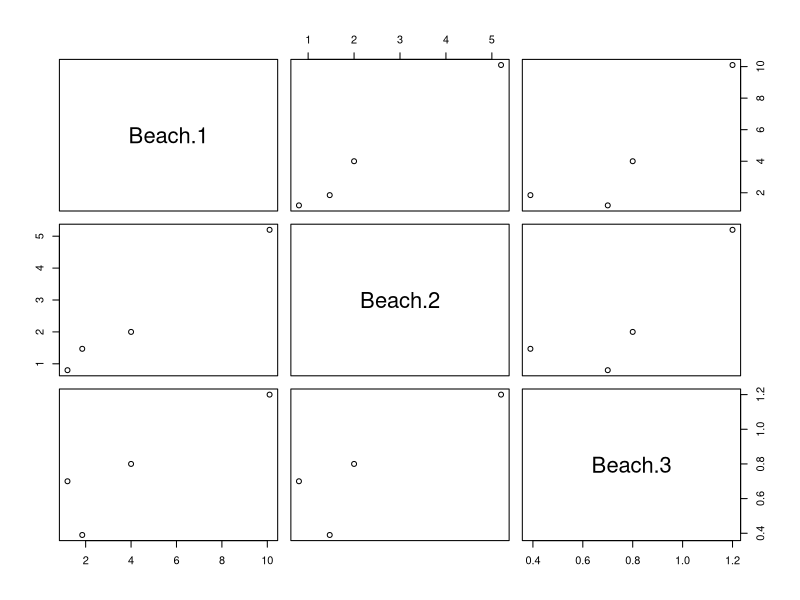
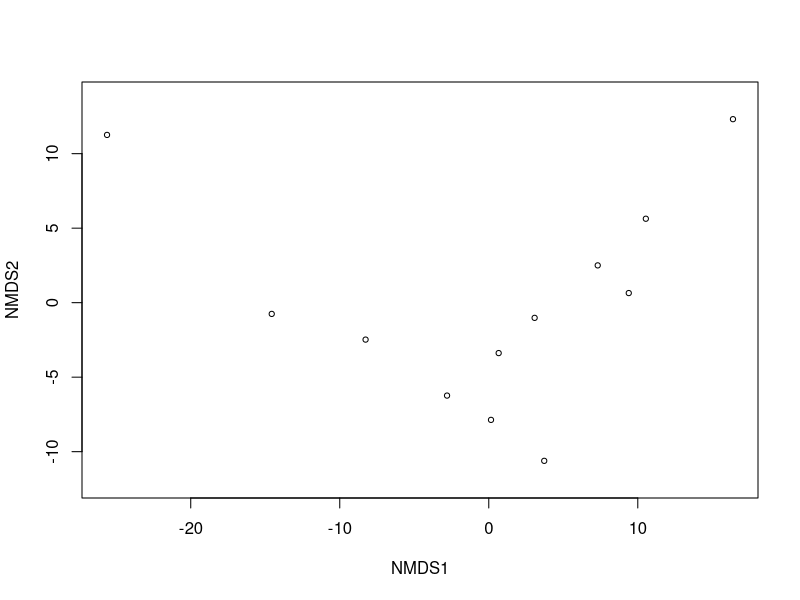
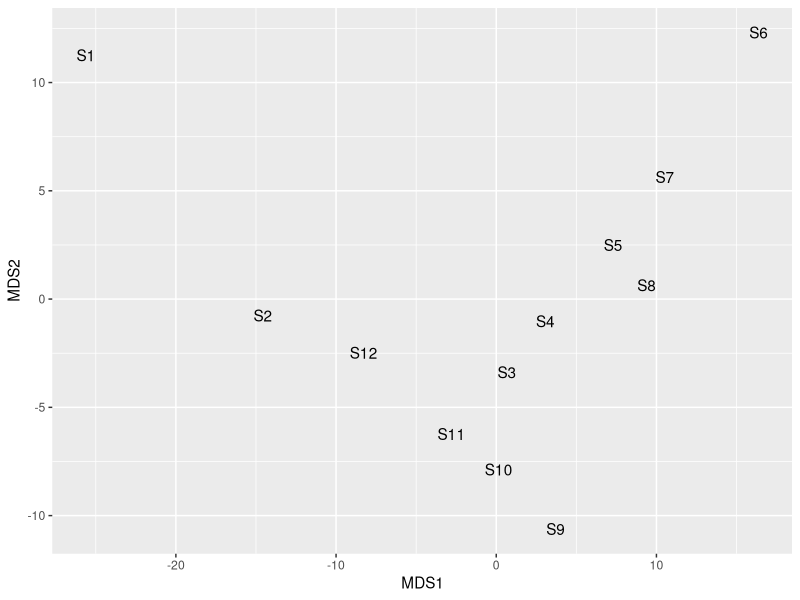
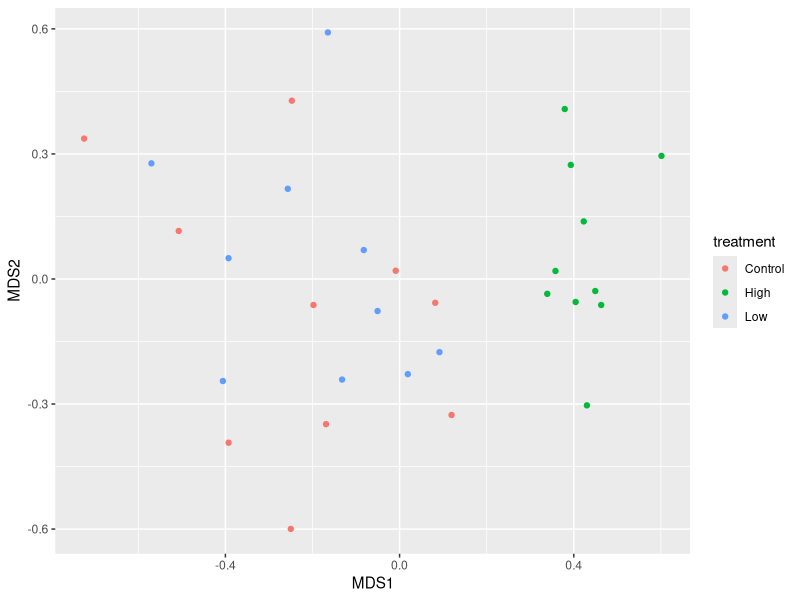
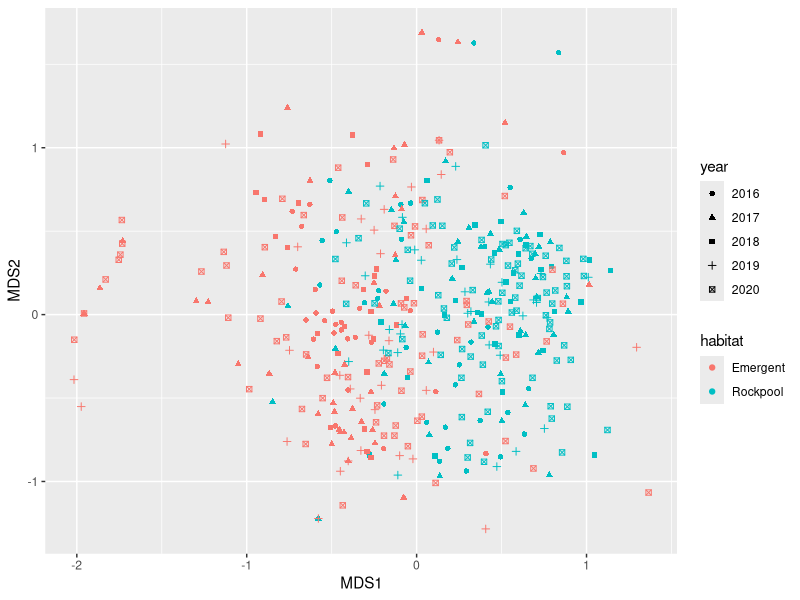
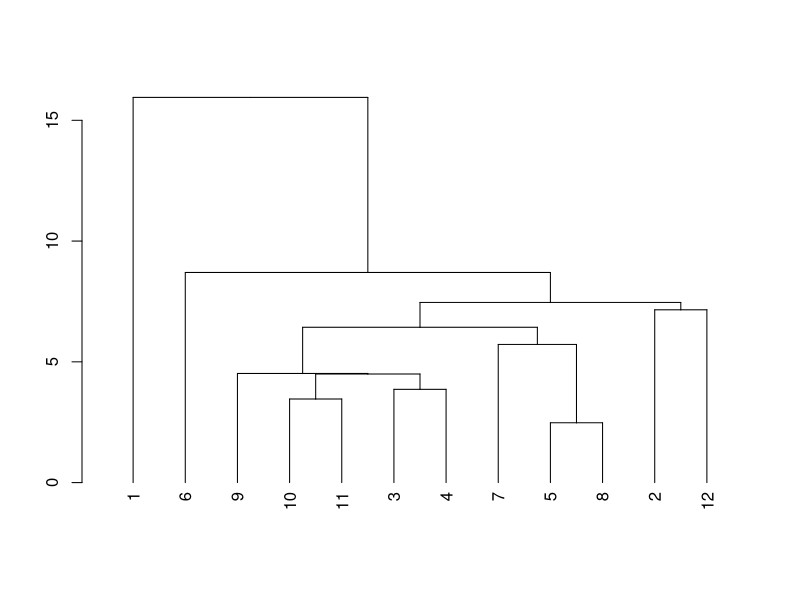

Write R code to recreate these figures, in order.
## ---- chunk 1
knitr::opts_chunk$set(echo = TRUE)
## ---- chunk 2

library(dplyr)
library(ggplot2)
library(vegan)
## ---- chunk 3
#load data
beaches <- read.csv(file = "data/multivariate/Beaches.csv", header = TRUE)

#Visualise the relationships among the variables with a scatter plot matrix.
pairs(beaches)

#Use the cor function to obtain the Pearson correlation coefficient:
cor(beaches)

#euclidian distance -- geographic of the numbers
dist(t(beaches), method = "euclidean", diag = TRUE)
## ---- chunk 4
#load data
metals <- read.csv(file = "data/multivariate/HeavyMetals.csv", header = TRUE)  

#create abundance matrix
metals_vars <- dplyr::select(metals, -Site)

#square root transform the data to reduce the influence of very large values
metals.sq <- sqrt(metals_vars)

#create similarity matrix using Euclidian distance
metals.dis <- dist(metals.sq, method = "euclidean")

#create a multi-dimensional scaling plot to visualise the differences among sites
metals.mds <- metaMDS(metals.dis, 
                      autotransform = FALSE, #do not transform the data further
                      trace=FALSE) # no process details needed
#view ord
plot(metals.mds)

#extract the x and y coordinates from the MDS object, add the site names from our original data set and plot with ggplot using our site labels rather than points.
metals_xy <- data.frame(metals.mds$points)

metals_xy$Site <- metals$Site

ggplot(metals_xy, aes(MDS1, MDS2)) + geom_text(aes(label=Site))

#Before we interpret the MDS plot, we should check the stress value.
metals.mds$stress
## ---- chunk 5
#load data
nutrients <- read.csv(file = "data/multivariate/NutrientEnrichment.csv", header = TRUE)

#select only the abundance data
nutrients_vars <- select(nutrients, contains("Weed"))

#square root transform the data to reduce the influence of very large values
nutrients.sq <- sqrt(nutrients_vars)

#Bray-Curtis similarity coefficient is recommended for analyses that contrast the species composition of community data sets
nutrients.mds <- metaMDS(nutrients.sq, distance = "bray", autotransform = FALSE, trace=FALSE)

nutrients_xy <- data.frame(nutrients.mds$points)

nutrients_xy$treatment <- nutrients$Treatment

ggplot(nutrients_xy, aes(MDS1, MDS2, color = treatment)) + geom_point()
## ---- chunk 6
#load data
RockPools <- read.csv(file = "data/multivariate/Maroubra_rock_pools.csv", header = TRUE)

#create abundance matrix
RockPools_vars <- dplyr::select(RockPools, -X, -Habitat, - Year, -Replicate)

#Some of the variables are % cover (the red, brown and green algae) and some are counts of individual animals. Clearly 100% cover is not equivalent to 100 snails, so we can standardise these variables to ensure each variable is on the same scale. We can use the function decostand from vegan to standardise each variable by the maximum value of that variable. We then end up with all variables having values between 0 and 1.
Rock_pools_vars_std <- decostand(RockPools_vars, method= "max")

#create MDS with Bray-Curtis for species composition community data
rockpools.mds <- metaMDS(Rock_pools_vars_std, distance = "bray", autotransform = FALSE, trace=FALSE)

rockpools_xy <- data.frame(rockpools.mds$points)

rockpools_xy$habitat <- RockPools$Habitat

rockpools_xy$year <- as.factor(RockPools$Year)

ggplot(rockpools_xy, aes(MDS1, MDS2, color = habitat, shape=year)) + geom_point()

# ggplot(rockpools_xy, aes(MDS1, MDS2, color = year, shape=habitat)) + geom_point()
## ---- chunk 7
metals.cluster <- hclust(dist(metals.sq, method = "euclidean"), method = "single")

plot(as.dendrogram(metals.cluster))
